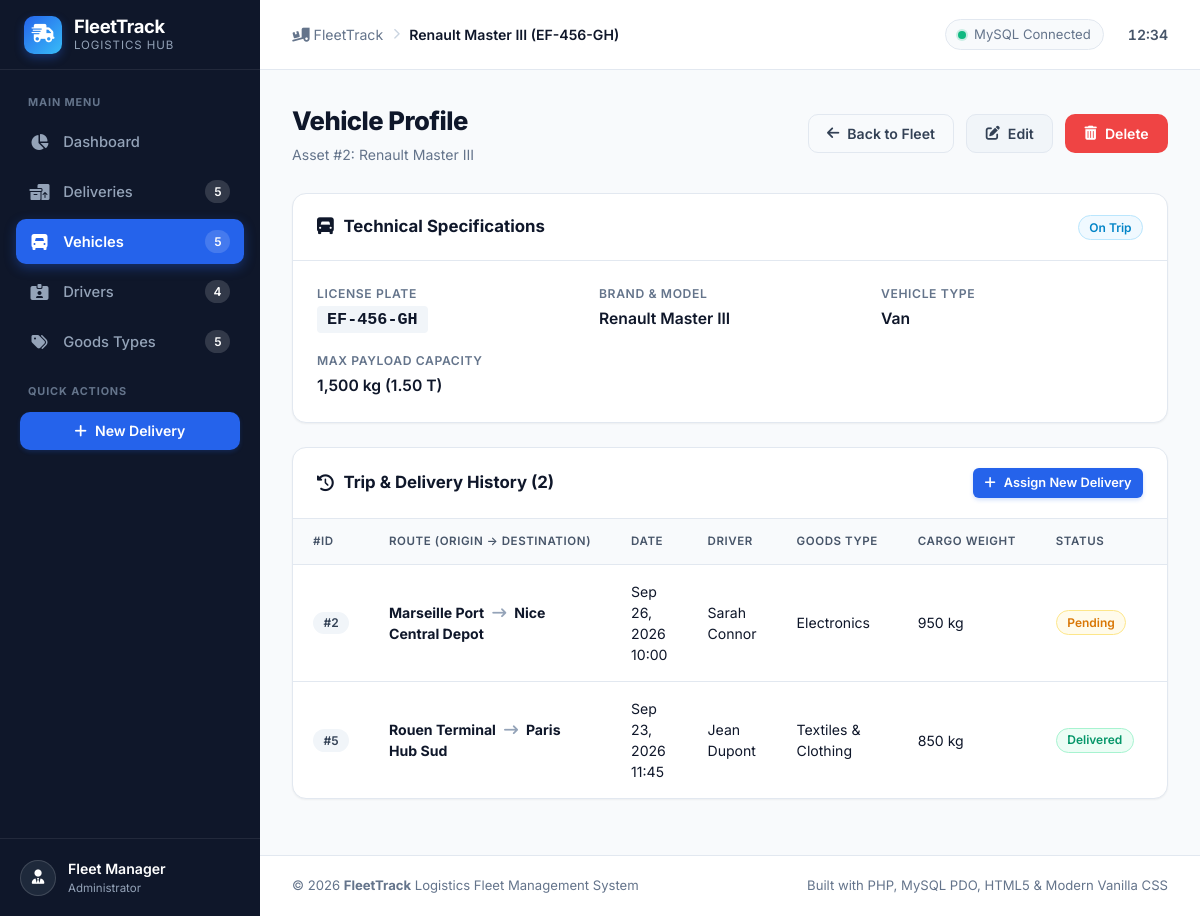
The app's page /vehicles/view.php?id=2 with its own data.
### tables this page shows
CREATE TABLE `vehicle` (
    `id_vehicle` INT AUTO_INCREMENT PRIMARY KEY,
    `registration_number` VARCHAR(50) NOT NULL UNIQUE,
    `model` VARCHAR(100) NOT NULL,
    `brand` VARCHAR(100) NOT NULL,
    `vehicle_type` ENUM('Truck', 'Van', 'Pickup', 'Trailer', 'Semi-Trailer', 'Other') NOT NULL,
    `capacity` FLOAT NOT NULL,
    `status` ENUM('Available', 'On Trip', 'Maintenance', 'Out of Service') NOT NULL DEFAULT 'Available'
);

CREATE TABLE `delivery` (
    `id_delivery` INT AUTO_INCREMENT PRIMARY KEY,
    `departure_location` VARCHAR(150) NOT NULL,
    `destination` VARCHAR(150) NOT NULL,
    `delivery_date` DATETIME NOT NULL,
    `status` ENUM('Pending', 'In Transit', 'Delivered', 'Cancelled') NOT NULL DEFAULT 'Pending',
    `weight` FLOAT NOT NULL,
    `id_driver` INT NOT NULL,
    `id_vehicle` INT NOT NULL,
    `id_goods_type` INT NOT NULL,
    CONSTRAINT `fk_delivery_driver` FOREIGN KEY (`id_driver`) 
        REFERENCES `driver` (`id_driver`) 
        ON DELETE RESTRICT 
        ON UPDATE CASCADE,
    CONSTRAINT `fk_delivery_vehicle` FOREIGN KEY (`id_vehicle`) 
        REFERENCES `vehicle` (`id_vehicle`) 
        ON DELETE RESTRICT 
        ON UPDATE CASCADE,
    CONSTRAINT `fk_delivery_goodstype` FOREIGN KEY (`id_goods_type`) 
        REFERENCES `goodstype` (`id_goods_type`) 
        ON DELETE RESTRICT 
        ON UPDATE CASCADE
);

CREATE TABLE `goodstype` (
    `id_goods_type` INT AUTO_INCREMENT PRIMARY KEY,
    `name` VARCHAR(100) NOT NULL UNIQUE,
    `description` VARCHAR(255) DEFAULT NULL
);

### vehicles/view.php (the view, shortened to what this page needs)
<?php
require_once __DIR__ . '/../includes/functions.php';
$pdo = getDBConnection();
$id = filter_input(INPUT_GET, 'id', FILTER_VALIDATE_INT);
$stmt = $pdo->prepare("SELECT * FROM vehicle WHERE id_vehicle = ?");
$stmt->execute([$id]);
$vehicle = $stmt->fetch();
$stmt = $pdo->prepare("
    SELECT
        d.id_delivery,
        d.departure_location,
        d.destination,
        d.delivery_date,
        d.status,
        d.weight,
        CONCAT(dr.first_name, ' ', dr.last_name) AS driver_name,
        g.name AS goods_type
    FROM delivery d
    JOIN driver dr ON d.id_driver = dr.id_driver
    JOIN goodstype g ON d.id_goods_type = g.id_goods_type
    WHERE d.id_vehicle = ?
    ORDER BY d.delivery_date DESC
");
$stmt->execute([$id]);
$deliveries = $stmt->fetchAll();
require_once __DIR__ . '/../includes/header.php';
?>
<div class="page-header">
    <div class="page-title-group">
        <h1>Vehicle Profile</h1>
        <p>Asset #<?= e($id) ?>: <?= e($vehicle['brand'] . ' ' . $vehicle['model']) ?></p>
    </div>
    <div class="page-actions">
        <a href="<?= url('vehicles/index.php') ?>" class="btn btn-outline">
            <i class="fa-solid fa-arrow-left"></i> Back to Fleet
        </a>
        <a href="<?= url('vehicles/edit.php?id=' . $id) ?>" class="btn btn-secondary">
            <i class="fa-solid fa-pen-to-square"></i> Edit
        </a>
        <a href="<?= url('vehicles/delete.php?id=' . $id) ?>"
           class="btn btn-danger"
           data-confirm="Are you sure you want to delete this vehicle from the fleet? Associated trips must be reassigned first."
           data-title="Delete Vehicle">
            <i class="fa-solid fa-trash-can"></i> Delete
        </a>
    </div>
</div>
<div class="card">
    <div class="card-header">
        <div class="card-title">
            <i class="fa-solid fa-truck-front"></i> Technical Specifications
        </div>
        <div>
            <?= renderStatusBadge($vehicle['status'], 'vehicle') ?>
        </div>
    </div>
    <div class="card-body">
        <div class="details-grid">
            <div class="detail-item">
                <span class="detail-label">License Plate</span>
                <span class="detail-value">
                    <strong style="background: var(--gray-100); padding: 4px 10px; border-radius: 4px; font-family: monospace; font-size: 1.05rem;">
                        <?= e($vehicle['registration_number']) ?>
                    </strong>
                </span>
            </div>
            <div class="detail-item">
                <span class="detail-label">Brand &amp; Model</span>
                <span class="detail-value"><?= e($vehicle['brand'] . ' ' . $vehicle['model']) ?></span>
            </div>
            <div class="detail-item">
                <span class="detail-label">Vehicle Type</span>
                <span class="detail-value"><?= e($vehicle['vehicle_type']) ?></span>
            </div>
            <div class="detail-item">
                <span class="detail-label">Max Payload Capacity</span>
                <span class="detail-value"><?= formatWeight($vehicle['capacity']) ?></span>
            </div>
        </div>
    </div>
</div>
<div class="card">
    <div class="card-header">
        <div class="card-title">
            <i class="fa-solid fa-clock-rotate-left"></i> Trip &amp; Delivery History (<?= count($deliveries) ?>)
        </div>
        <a href="<?= url('deliveries/create.php') ?>" class="btn btn-primary btn-sm">
            <i class="fa-solid fa-plus"></i> Assign New Delivery
        </a>
    </div>
    <div class="card-body" style="padding: 0;">
        <?php if (empty($deliveries)): ?>
            <div class="empty-state">
                <div class="empty-state-icon"><i class="fa-solid fa-route"></i></div>
                <div class="empty-state-title">No Trips Recorded</div>
                <p class="empty-state-text">This vehicle has no trip history recorded yet.</p>
                <a href="<?= url('deliveries/create.php') ?>" class="btn btn-primary btn-sm">
                    Assign a Trip
                </a>
            </div>
        <?php else: ?>
            <div class="table-responsive">
                <table class="data-table">
                    <thead>
                        <tr>
                            <th>#ID</th>
                            <th>Route (Origin &rarr; Destination)</th>
                            <th>Date</th>
                            <th>Driver</th>
                            <th>Goods Type</th>
                            <th>Cargo Weight</th>
                            <th>Status</th>
                            <th style="text-align: right;">Action</th>
                        </tr>
                    </thead>
                    <tbody>
                        <?php foreach ($deliveries as $del): ?>
                            <tr>
                                <td><span class="badge badge-default">#<?= e($del['id_delivery']) ?></span></td>
                                <td>
                                    <strong><?= e($del['departure_location']) ?></strong>
                                    <i class="fa-solid fa-arrow-right-long" style="color: var(--gray-400); margin: 0 4px;"></i>
                                    <strong><?= e($del['destination']) ?></strong>
                                </td>
                                <td><?= formatDateTime($del['delivery_date']) ?></td>
                                <td><?= e($del['driver_name']) ?></td>
                                <td><?= e($del['goods_type']) ?></td>
                                <td><?= formatWeight($del['weight']) ?></td>
                                <td><?= renderStatusBadge($del['status']) ?></td>
                                <td style="text-align: right;">
                                </td>
                            </tr>
                        <?php endforeach; ?>
                    </tbody>
                </table>
            </div>
        <?php endif; ?>
    </div>
</div>
<?php require_once __DIR__ . '/../includes/footer.php'; ?>

### includes/functions.php (shortened to what this page needs)
<?php
function e(?string $value): string
{
    return htmlspecialchars((string)($value ?? ''), ENT_QUOTES, 'UTF-8');
}
function url(string $path = ''): string
{
    static $base = null;
    if ($base === null) {
        $scriptName = $_SERVER['SCRIPT_NAME'] ?? '';
        $scriptDir = str_replace('\\', '/', dirname($scriptName));
        $subdirs = ['/drivers', '/vehicles', '/deliveries', '/goods-types', '/config', '/includes'];
        $root = $scriptDir;
        foreach ($subdirs as $sub) {
            if (str_ends_with($root, $sub)) {
                $root = substr($root, 0, -strlen($sub));
                break;
            }
        }
        $base = rtrim($root, '/');
    }
    $cleanPath = ltrim($path, '/');
    return ($base === '' ? '' : $base) . '/' . $cleanPath;
}
function formatDateTime(?string $datetime, string $format = 'M d, Y H:i'): string
{
    try {
        $dt = new DateTime($datetime);
        return $dt->format($format);
    } catch (Exception) {
        return $datetime;
    }
}
function formatWeight(float|int|string|null $weight): string
{
    $val = (float)$weight;
    if ($val >= 1000) {
        return number_format($val, 0) . ' kg (' . number_format($val / 1000, 2) . ' T)';
    }
    return number_format($val, 0) . ' kg';
}
function renderStatusBadge(string $status, string $context = 'delivery'): string
{
    $clean = e($status);
    $colorClass = 'badge-default';
    switch (strtolower($status)) {
        case 'pending':
            $colorClass = 'badge-pending';
            break;
        case 'delivered':
            $colorClass = 'badge-success';
            break;
        case 'on trip':
            $colorClass = 'badge-transit';
            break;
    }
    return "<span class=\"badge {$colorClass}\">{$clean}</span>";
}

### records on screen
vehicle: brand+model "Renault Master III", status "On Trip", registration_number "EF-456-GH", vehicle_type "Van", capacity "1,500 kg (1.50 T)"
delivery: id_delivery "2", departure_location "Marseille Port", destination "Nice Central Depot", delivery_date "Sep 26, 2026 10:00", driver_name "Sarah Connor", id_goods_type.name "Electronics", weight "950 kg", status "Pending"
delivery: id_delivery "5", departure_location "Rouen Terminal", destination "Paris Hub Sud", delivery_date "Sep 23, 2026 11:45", driver_name "Jean Dupont", id_goods_type.name "Textiles & Clothing", weight "850 kg", status "Delivered"

### other values on screen
$navCounts['deliveries'] "5"
$navCounts['vehicles'] "5"
$navCounts['drivers'] "4"
$navCounts['goods-types'] "5"
$pageTitle "Renault Master III (EF-456-GH)"
$id "2"
count($deliveries) "2"
